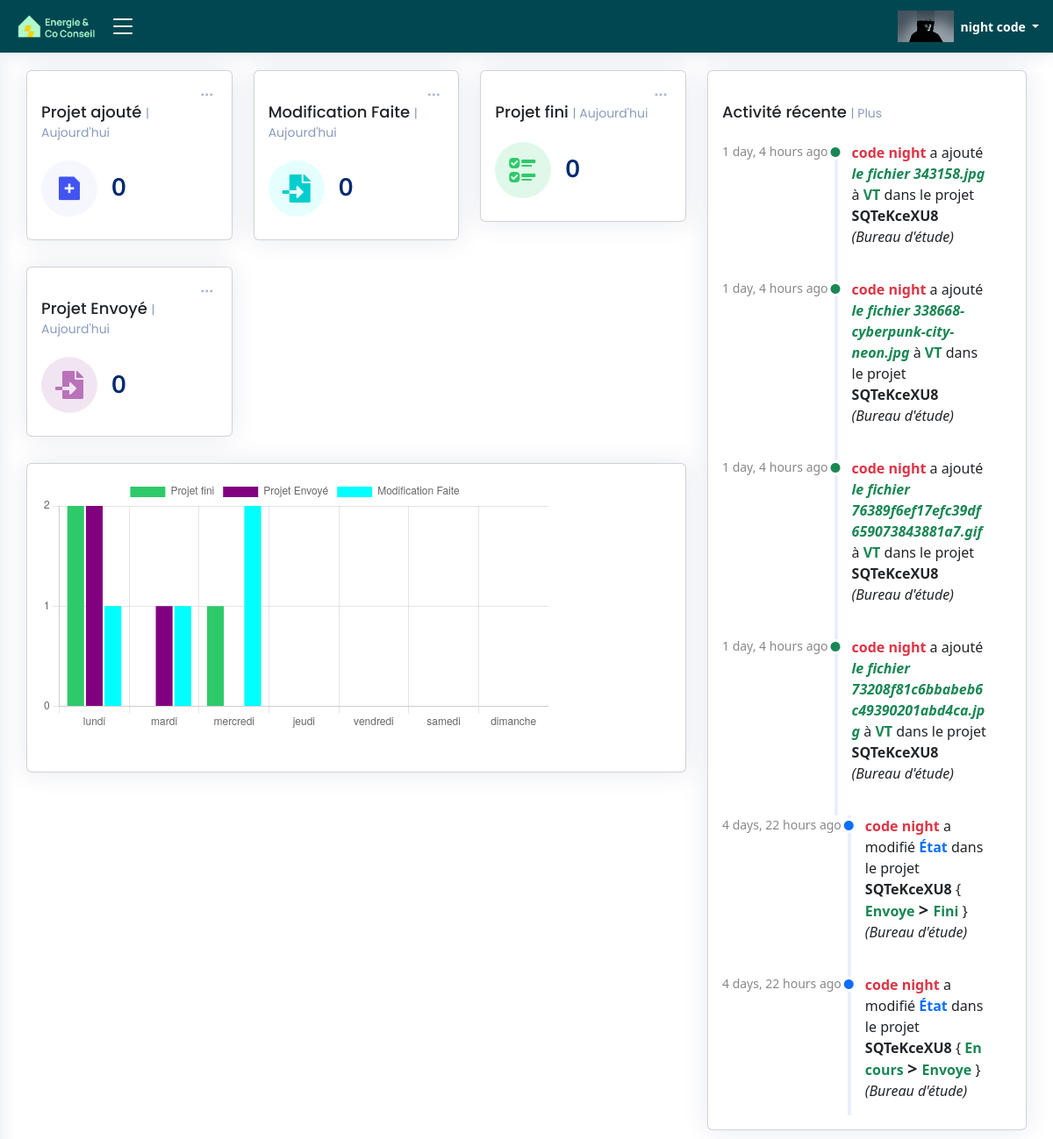
Before: /Accueil/ (signed in) with the older database file.
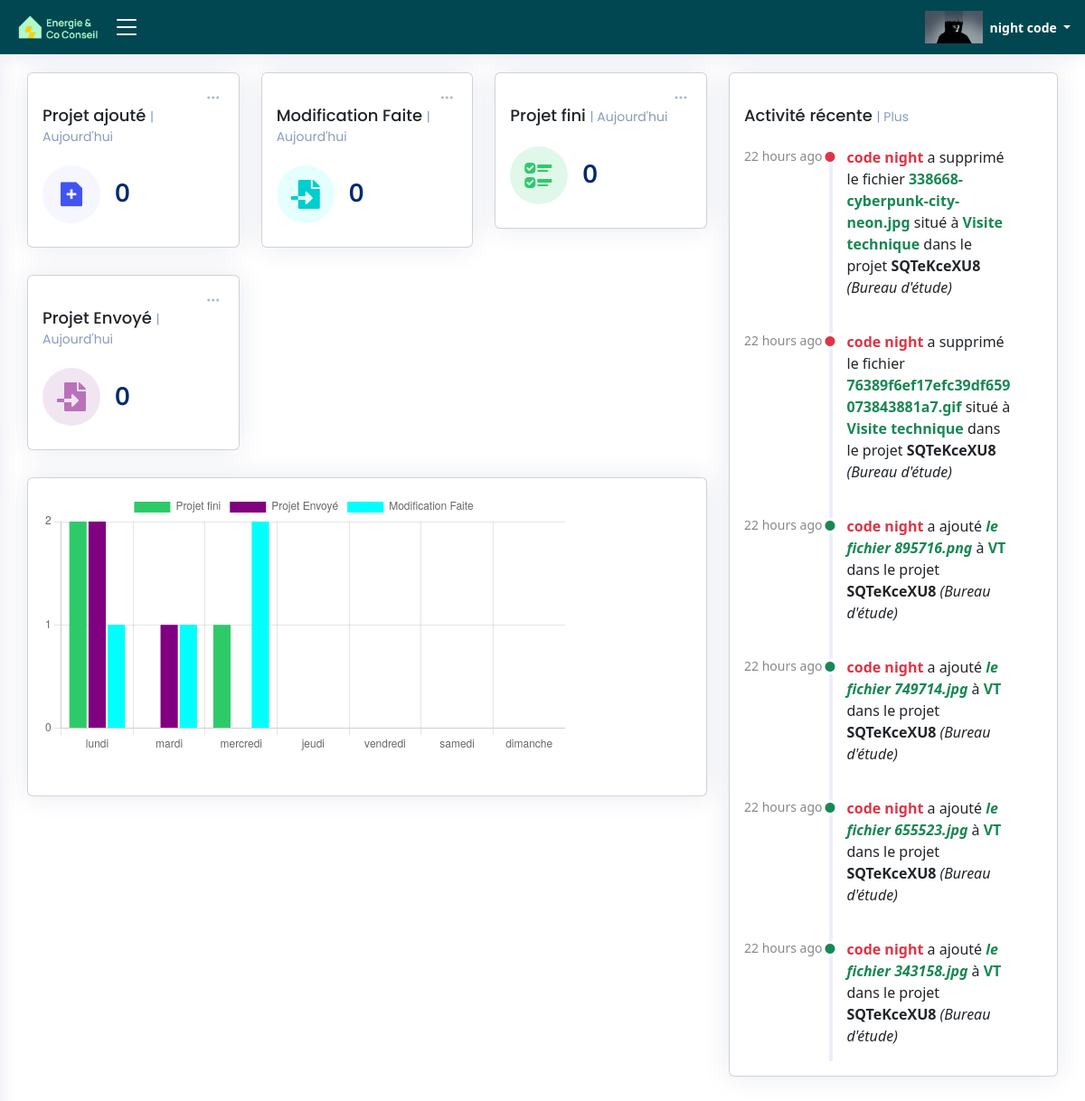
After: the same page with the newer database file.
### ERapp/models.py (models this page shows, shortened)
class Activities_audit(models.Model):
    Activity_id = models.CharField(max_length=255,blank=True)
    Activity_user = models.CharField(max_length=255,blank=True)
    Activity_user_email = models.CharField(max_length=255,blank=True)
    Activity_table = models.CharField(max_length=255,blank=True)
    Activity_date = models.DateTimeField(default=timezone.now)
    Activity_project_id = models.CharField(max_length=255,blank=True)
    Activity_name = models.CharField(max_length=255,blank=True)
    Activity_before = models.CharField(max_length=255,blank=True)
    Activity_after = models.CharField(max_length=255,blank=True)
    Activity_add = models.BooleanField(default=False)
    Activity_add_2 = models.BooleanField(default=False)
    Activity_edit = models.BooleanField(default=False)
    Activity_delete = models.BooleanField(default=False)
    Activity_be = models.BooleanField(default=False)

### ERapp/views.py (the view)
# urls.py: path('Accueil/',Auditeur_Accueil ,name="Auditeur_main_page"),
@login_required
def Auditeur_Accueil(request):
    user_=request.user
    data = TableData001.objects.all()
    activities_audit = Activities_audit.objects.order_by("-Activity_date")[:6]
    today = timezone.now().date()
    yesterday = today - timedelta(days=1)
    first_day_of_year = date(today.year, 1, 1)
    first_day_of_month = date(today.year, today.month, 1)
    client_count_added_today = TableData001.objects.filter(creation_time__range=(yesterday,today)).count()
    client_count_added_month = TableData001.objects.filter(creation_time__range=(first_day_of_month, timezone.now())).count()
    client_count_added_year= TableData001.objects.filter(creation_time__range=(first_day_of_year, timezone.now())).count()
    client_count_envoye_today = TableData001.objects.filter(Envoye_time__range=(yesterday,today)).count()
    client_count_envoye_month = TableData001.objects.filter(Envoye_time__range=(first_day_of_month, timezone.now())).count()
    client_count_envoye_year= TableData001.objects.filter(Envoye_time__range=(first_day_of_year, timezone.now())).count()
    client_count_fini_today = TableData001.objects.filter(fini_time__range=(yesterday,today)).count()
    client_count_fini_month = TableData001.objects.filter(fini_time__range=(first_day_of_month,timezone.now())).count()
    client_count_fini_year= TableData001.objects.filter(fini_time__range=(first_day_of_year, timezone.now())).count()
    client_count_Modification_Faite_today = TableData001.objects.filter(Modification_Faite_time__range=(yesterday,today)).count()
    client_count_Modification_Faite_month = TableData001.objects.filter(Modification_Faite_time__range=(first_day_of_month,timezone.now())).count()
    client_count_Modification_Faite_year= TableData001.objects.filter(Modification_Faite_time__range=(first_day_of_year, timezone.now())).count()
    fini_result={}
    envoye_result={}
    Modification_Faite_result={}
    days_of_week = ['lundi', 'mardi', 'mercredi', 'jeudi', 'vendredi', 'samedi','dimanche']
    current_date = timezone.now().date()
    current_weekday = current_date.weekday()
    k=int(current_weekday)
    for day_offset in range(current_weekday + 1):
        start_date = current_date - timedelta(days=day_offset)
        end_date = start_date + timedelta(days=1) - timedelta(seconds=1)
        count1 = TableData001.objects.filter(fini_time__range=(start_date, end_date),fini_time_checker=True,fini_by_user=user_.email).count()
        count2 = TableData001.objects.filter(Envoye_time__range=(start_date, end_date),Envoye_time_checker=True,Envoye_by_user=user_.email).count()
        count3 = TableData001.objects.filter(Modification_Faite_time__range=(start_date, end_date),Modification_Faite_time_checker=True,Modification_Faite_by_user=user_.email).count()
        fini_result[days_of_week[k]] = count1
        envoye_result[days_of_week[k]] = count2
        Modification_Faite_result[days_of_week[k]] = count3
        k-=1
    return render(request, "html/Auditeur_main_page.html",{'data':data,
                                                        'activities_audit':activities_audit,
                                                        'client_count_added_today':client_count_added_today,
                                                        'client_count_added_month':client_count_added_month,
                                                        'client_count_added_year':client_count_added_year,
                                                        'client_count_envoye_today':client_count_envoye_today,
                                                        'client_count_envoye_month':client_count_envoye_month,
                                                        'client_count_envoye_year':client_count_envoye_year,
                                                        'client_count_fini_today':client_count_fini_today,
                                                        'client_count_fini_month':client_count_fini_month,
                                                        'client_count_fini_year':client_count_fini_year,
                                                        'fini_result':fini_result,
                                                        'envoye_result':envoye_result,
                                                        'Modification_Faite_result':Modification_Faite_result,
                                                        'client_count_Modification_Faite_today':client_count_Modification_Faite_today,
                                                        'client_count_Modification_Faite_month':client_count_Modification_Faite_month,
                                                        'client_count_Modification_Faite_year':client_count_Modification_Faite_year,
                                                        })

### ERapp/templates/html/Auditeur_main_page.html (shortened to what the changed rows need)
{% load static %}
{% load l10n %}
{% load humanize %}
<!DOCTYPE html>
<html lang="en">
<head>
  <link rel="stylesheet" href="https://cdnjs.cloudflare.com/ajax/libs/font-awesome/5.15.3/css/all.min.css">
  <link href="{% static 'css/style.css' %}" rel="stylesheet" type="text/css">
  <link href="{% static 'vendor/bootstrap/css/bootstrap.min.css' %}" rel="stylesheet">
  <link href="{% static 'vendor/bootstrap-icons/bootstrap-icons.css' %}" rel="stylesheet">
  <link href="{% static 'vendor/boxicons/css/boxicons.min.css' %}" rel="stylesheet">
  <link href="{% static 'vendor/quill/quill.snow.css' %}" rel="stylesheet">
  <link href="{% static 'vendor/quill/quill.bubble.css' %}" rel="stylesheet">
  <link href="{% static 'vendor/remixicon/remixicon.css' %}" rel="stylesheet">
  <link href="{% static 'vendor/simple-datatables/style.css' %}" rel="stylesheet">
</head>
<body onload="load()">
  {% if user.is_authenticated  and "auditeur" in user.role  %}
  <main id="main" class="main">
    <section class="section dashboard">
        <div class="row">
                    <script>
                      document.addEventListener("DOMContentLoaded", () => {
                        new Chart(document.querySelector('#lineChart'), {
                          type: 'bar',
                          data: {
                            labels: ['lundi', 'mardi', 'mercredi', 'jeudi', 'vendredi', 'samedi','dimanche'],
                            datasets: [{
                              label: 'Projet fini',
                              data: [{{ fini_result.lundi }}, {{fini_result.mardi}}, {{fini_result.mercredi}}, {{fini_result.jeudi}}, {{fini_result.vendredi}}, {{fini_result.samedi}}, {{fini_result.dimanche}}],
                              fill: false,
                              backgroundColor: '#2ECA6A',
                              tension: 0.1
                            },
                            {
                              label: 'Projet Envoyé',
                              data: [{{ envoye_result.lundi }}, {{envoye_result.mardi}}, {{envoye_result.mercredi}}, {{envoye_result.jeudi}}, {{envoye_result.vendredi}}, {{envoye_result.samedi}}, {{envoye_result.dimanche}}],
                              fill: false,
                              backgroundColor: 'purple',
                              tension: 0.1
                            },
                            {
                              label: 'Modification Faite',
                              data: [{{ Modification_Faite_result.lundi }}, {{Modification_Faite_result.mardi}}, {{Modification_Faite_result.mercredi}}, {{Modification_Faite_result.jeudi}}, {{Modification_Faite_result.vendredi}}, {{Modification_Faite_result.samedi}}, {{Modification_Faite_result.dimanche}}],
                              fill: false,
                              backgroundColor: 'cyan',
                              tension: 0.1
                            }
                            ]
                          },
                          options: {
                            scales: {
                              y: {
                                beginAtZero: true,
                                ticks: {
                                  stepSize: 1
                                }
                              }
                            }
                          }
                        });
                      });
                    </script>
          <div class="col-lg-4">
            <div class="card">
              <div class="card-body">
                <div class="activity">
                  {% for A_AU in activities_audit %}
                    {% if A_AU.Activity_edit %}
                      <div class="activity-item d-flex">
                        <div class="activite-label">{{A_AU.Activity_date|naturaltime}}</div>
                        <i class="bi bi-circle-fill activity-badge text-primary align-self-start"></i>
                        <div class="activity-content">
                          <p class="Activities_audit_p"><b  class="fw-bold text-danger">{{A_AU.Activity_user}}</b> a modifié <b class="fw-bold text-primary">{{A_AU.Activity_name}}</b> dans le projet <b class="fw-bold text-dark">{{A_AU.Activity_project_id}}</b> { <b class="fw-bold text-success ">{{A_AU.Activity_before}}</b> <b class="fw-bold text-dark h5"> &gt </b> <b class="fw-bold text-success ">{{A_AU.Activity_after}}</b> } <i> ({{A_AU.Activity_table}})</i></p>
                        </div>
                      </div>
                    {% endif %}
                    {% if A_AU.Activity_add %}
                      <div class="activity-item d-flex">
                        <div class="activite-label">{{A_AU.Activity_date|naturaltime}}</div>
                        <i class="bi bi-circle-fill activity-badge text-success align-self-start"></i>
                        <div class="activity-content">
                          <p class="Activities_audit_p"><b class=" text-danger">{{A_AU.Activity_user}}</b> a ajouté <i class="fw-bold text-success">{{A_AU.Activity_before}}</i> à <b class="fw-bold text-success ">{{A_AU.Activity_after}}</b> dans le projet <b class="fw-bold text-dark">{{A_AU.Activity_project_id}}</b><i> ({{A_AU.Activity_table}})</i></p>
                        </div>
                      </div>
                    {% endif %}
                    {% if A_AU.Activity_delete %}
                      <div class="activity-item d-flex">
                        <div class="activite-label">{{A_AU.Activity_date|naturaltime}}</div>
                        <i class="bi bi-circle-fill activity-badge text-danger  align-self-start"></i>
                        <div class="activity-content">
                          <p class="Activities_audit_p"><b class=" text-danger">{{A_AU.Activity_user}}</b> a supprimé le fichier <b class="fw-bold text-success ">{{A_AU.Activity_before}}</b> situé à <b class="fw-bold text-success ">{{A_AU.Activity_after}}</b> dans le projet <b class="fw-bold text-dark">{{A_AU.Activity_project_id}}</b><i> ({{A_AU.Activity_table}})</i></p>
                        </div>
                      </div>
                    {% endif %}
                  {% endfor %}
                </div>
              </div>
            </div>
          </div>
        </div>
    </section>
  </main>
  {% else %}
  <script>
    window.location.href = "{% url 'not_logged_in' %}";
  </script>
  {% endif %}
</body>
</html>

Changed rows visible on the page:
no longer on this page (row unchanged): Activities_audit: Activity_date "1 day, 4 hours ago", Activity_user "code night", Activity_before "le fichier 343158.jpg", Activity_after "VT", Activity_project_id "SQTeKceXU8", Activity_table "Bureau d'étude"
no longer on this page (row unchanged): Activities_audit: Activity_date "1 day, 4 hours ago", Activity_user "code night", Activity_before "le fichier 338668-cyberpunk-city-neon.jpg", Activity_after "VT", Activity_project_id "SQTeKceXU8", Activity_table "Bureau d'étude"
no longer on this page (row unchanged): Activities_audit: Activity_date "1 day, 4 hours ago", Activity_user "code night", Activity_before "le fichier 76389f6ef17efc39df659073843881a7.gif", Activity_after "VT", Activity_project_id "SQTeKceXU8", Activity_table "Bureau d'étude"
no longer on this page (row unchanged): Activities_audit: Activity_date "1 day, 4 hours ago", Activity_user "code night", Activity_before "le fichier 73208f81c6bbabeb6c49390201abd4ca.jpg", Activity_after "VT", Activity_project_id "SQTeKceXU8", Activity_table "Bureau d'étude"
no longer on this page (row unchanged): Activities_audit: Activity_date "4 days, 22 hours ago", Activity_user "code night", Activity_name "État", Activity_project_id "SQTeKceXU8", Activity_before "Envoye", Activity_after "Fini", Activity_table "Bureau d'étude"
no longer on this page (row unchanged): Activities_audit: Activity_date "4 days, 22 hours ago", Activity_user "code night", Activity_name "État", Activity_project_id "SQTeKceXU8", Activity_before "En cours", Activity_after "Envoye", Activity_table "Bureau d'étude"
added Activities_audit: Activity_date "22 hours ago", Activity_user "code night", Activity_before "338668-cyberpunk-city-neon.jpg", Activity_after "Visite technique", Activity_project_id "SQTeKceXU8", Activity_table "Bureau d'étude"
added Activities_audit: Activity_date "22 hours ago", Activity_user "code night", Activity_before "76389f6ef17efc39df659073843881a7.gif", Activity_after "Visite technique", Activity_project_id "SQTeKceXU8", Activity_table "Bureau d'étude"
added Activities_audit: Activity_date "22 hours ago", Activity_user "code night", Activity_before "le fichier 895716.png", Activity_after "VT", Activity_project_id "SQTeKceXU8", Activity_table "Bureau d'étude"
added Activities_audit: Activity_date "22 hours ago", Activity_user "code night", Activity_before "le fichier 749714.jpg", Activity_after "VT", Activity_project_id "SQTeKceXU8", Activity_table "Bureau d'étude"
added Activities_audit: Activity_date "22 hours ago", Activity_user "code night", Activity_before "le fichier 655523.jpg", Activity_after "VT", Activity_project_id "SQTeKceXU8", Activity_table "Bureau d'étude"
added Activities_audit: Activity_date "22 hours ago", Activity_user "code night", Activity_before "le fichier 343158.jpg", Activity_after "VT", Activity_project_id "SQTeKceXU8", Activity_table "Bureau d'étude"
